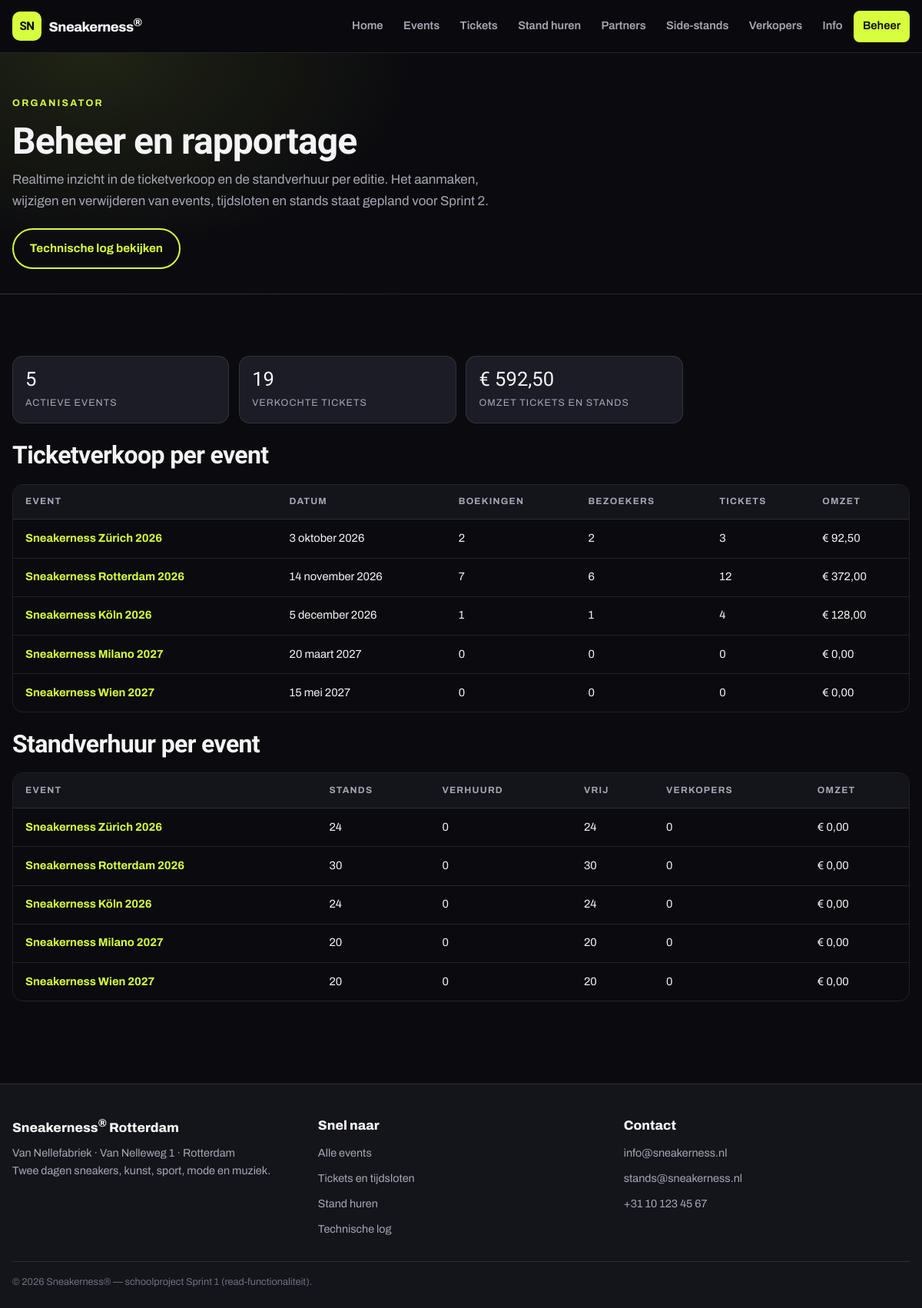
The page /beheer on the database its author committed.
### tables this page shows
CREATE TABLE evenement (
    id                           INT UNSIGNED NOT NULL AUTO_INCREMENT,
    naam                         VARCHAR(150) NOT NULL,
    datum                        DATE         NOT NULL COMMENT 'Startdatum van de editie',
    locatie                      VARCHAR(150) NOT NULL,
    aantal_tickets_per_tijdslot  INT UNSIGNED NOT NULL DEFAULT 0,
    beschikbare_stands           INT UNSIGNED NOT NULL DEFAULT 0,
    is_actief                    TINYINT(1)   NOT NULL DEFAULT 1,
    opmerking                    VARCHAR(255)     NULL,
    datum_aangemaakt             DATETIME     NOT NULL DEFAULT CURRENT_TIMESTAMP,
    datum_gewijzigd              DATETIME     NOT NULL DEFAULT CURRENT_TIMESTAMP ON UPDATE CURRENT_TIMESTAMP,
    PRIMARY KEY (id),
    KEY ix_evenement_datum (datum)
);

### app/Core/View.php (called while the page is built, shortened)
<?php
final class View
{
    public static function render(string $view, array $gegevens = [], string $layout = 'main'): string
    {
        $inhoud = self::rendeBestand(self::VIEW_MAP . $view . '.php', $gegevens);
        return self::rendeBestand(
            self::VIEW_MAP . 'layouts/' . $layout . '.php',
            array_merge($gegevens, ['inhoud' => $inhoud])
        );
    }
    private static function rendeBestand(string $bestandspad, array $gegevens): string
    {
        extract($gegevens, EXTR_SKIP);
        require $bestandspad;
        return (string) ob_get_clean();
    }
}

### app/Controllers/BeheerController.php (called while the page is built, shortened)
<?php
final class BeheerController extends Controller
{
    public function index(Request $request): void
    {
        $gegevens = [
            'titel'          => 'Beheer',
            'pad'            => '/beheer',
            'ticketverkoop'  => [],
            'standverhuur'   => [],
            'melding'        => null,
            'foutmelding'    => null,
        ];
        try {
            $rapportModel = new RapportModel();
            $gegevens['ticketverkoop'] = $rapportModel->haalTicketverkoop();
            $gegevens['standverhuur'] = $rapportModel->haalStandverhuur();
        } catch (DatabaseException $fout) {
            Logger::exception($fout, 'Beheerrapport kon niet worden geladen');
            $gegevens['foutmelding'] = $fout->getMessage();
        }
        $this->toon('beheer/index', $gegevens, $gegevens['foutmelding'] === null ? 200 : 503);
    }
}

### public/index.php (called while the page is built, shortened)
<?php
require __DIR__ . '/../app/bootstrap.php';
$request = Request::vanuitGlobals();
$router = new Router();
$router->get('/', HomeController::class, 'index');
$router->get('/events', EvenementController::class, 'index');
$router->get('/events/{id}', EvenementController::class, 'detail');
$router->get('/tickets', TicketController::class, 'index');
$router->get('/stands', StandController::class, 'index');
$router->get('/partners', PartnerController::class, 'index');
$router->get('/side-stands', PartnerController::class, 'sideStands');
$router->get('/verkopers', VerkoperController::class, 'index');
$router->get('/verkopers/{id}/contact', PartnerController::class, 'contactpersonen');
$router->get('/info', HomeController::class, 'info');
$router->get('/beheer', BeheerController::class, 'index');
$router->get('/beheer/log', BeheerController::class, 'log');
try {
    $router->verwerk($request);
} catch (Throwable $fout) {
    Logger::exception($fout, 'Onafgehandelde fout tijdens verwerken verzoek');
    (new FoutController())->serverFout($request, $fout);
}

### app/Core/Request.php (called while the page is built, shortened)
<?php
final class Request
{
    public static function basisPad(): string
    {
        $script = str_replace('\\', '/', (string) ($_SERVER['SCRIPT_NAME'] ?? ''));
        $map = rtrim(str_replace('\\', '/', dirname($script)), '/');
        return $map === '/' ? '' : $map;
    }
}

### app/helpers.php (called while the page is built, shortened)
<?php
if (!function_exists('e')) {
    function e(mixed $waarde): string
    {
        return htmlspecialchars((string) $waarde, ENT_QUOTES | ENT_SUBSTITUTE, 'UTF-8');
    }
}
if (!function_exists('url')) {
    function url(string $pad = '/'): string
    {
        $basis = Request::basisPad();
        $pad = '/' . ltrim($pad, '/');
        return $basis . ($pad === '/' ? '/' : rtrim($pad, '/'));
    }
}
if (!function_exists('euro')) {
    function euro(mixed $bedrag): string
    {
        return '€ ' . number_format((float) $bedrag, 2, ',', '.');
    }
}
if (!function_exists('datumNl')) {
    function datumNl(?string $datum, bool $metJaar = true): string
    {
        $tijdstempel = strtotime($datum);
        $maanden = [
            1 => 'januari', 'februari', 'maart', 'april', 'mei', 'juni',
            'juli', 'augustus', 'september', 'oktober', 'november', 'december',
        ];
        $opmaak = (int) date('j', $tijdstempel) . ' ' . $maanden[(int) date('n', $tijdstempel)];
        return $metJaar ? $opmaak . ' ' . date('Y', $tijdstempel) : $opmaak;
    }
}

### app/Core/Model.php (called while the page is built, shortened)
<?php
abstract class Model
{
    protected PDO $verbinding;
    public function __construct()
    {
        $this->verbinding = Database::verbinding();
    }
    protected function roepProcedureAan(string $procedure, array $parameters = []): array
    {
        $plaatshouders = $parameters === [] ? '' : implode(', ', array_fill(0, count($parameters), '?'));
        $sql = sprintf('CALL %s(%s)', $procedure, $plaatshouders);
        try {
            $statement = $this->verbinding->prepare($sql);
            $statement->execute(array_values($parameters));
            $rijen = $statement->fetchAll();
            return $rijen;
        } catch (PDOException $fout) {
            Logger::error('Stored procedure mislukt', [
                'procedure'  => $procedure,
                'parameters' => $parameters,
                'sqlstate'   => $fout->getCode(),
                'melding'    => $fout->getMessage(),
            ]);
            throw new DatabaseException(
                DatabaseException::GEBRUIKERSMELDING,
                0,
                $fout
            );
        }
    }
}

### app/bootstrap.php (called while the page is built, shortened)
<?php
spl_autoload_register(static function (string $klasse): void {
    $prefix = 'App\\';
    $relatiefPad = str_replace('\\', DIRECTORY_SEPARATOR, substr($klasse, strlen($prefix)));
    $bestand = BASIS_MAP . DIRECTORY_SEPARATOR . 'app' . DIRECTORY_SEPARATOR . $relatiefPad . '.php';
});
require_once BASIS_MAP . '/app/helpers.php';

### app/Core/Config.php (called while the page is built, shortened)
<?php
final class Config
{
    private static array $instellingen = [];
    public static function laad(string $bestandspad): void
    {
        $instellingen = require $bestandspad;
        self::$instellingen = $instellingen;
    }
    public static function get(string $sleutel, mixed $standaard = null): mixed
    {
        $waarde = self::$instellingen;
        foreach (explode('.', $sleutel) as $deel) {
            $waarde = $waarde[$deel];
        }
        return $waarde;
    }
}

### app/Core/Database.php (called while the page is built, shortened)
<?php
final class Database
{
    private static ?PDO $verbinding = null;
    public static function verbinding(): PDO
    {
        $host       = (string) Config::get('database.host', '127.0.0.1');
        $poort      = (int) Config::get('database.port', 3306);
        $naam       = (string) Config::get('database.naam', 'sneakerness');
        $gebruiker  = (string) Config::get('database.gebruiker', 'root');
        $wachtwoord = (string) Config::get('database.wachtwoord', '');
        $charset    = (string) Config::get('database.charset', 'utf8mb4');
        $dsn = sprintf('mysql:host=%s;port=%d;dbname=%s;charset=%s', $host, $poort, $naam, $charset);
        try {
            self::$verbinding = new PDO($dsn, $gebruiker, $wachtwoord, [
                PDO::ATTR_ERRMODE            => PDO::ERRMODE_EXCEPTION,
                PDO::ATTR_DEFAULT_FETCH_MODE => PDO::FETCH_ASSOC,
                PDO::ATTR_EMULATE_PREPARES   => false,
                PDO::ATTR_STRINGIFY_FETCHES  => false,
            ]);
            return self::$verbinding;
        } catch (PDOException $fout) {
            Logger::error('Databaseverbinding mislukt', [
                'dsn'      => $dsn,
                'sqlstate' => $fout->getCode(),
                'melding'  => $fout->getMessage(),
            ]);
            throw new DatabaseException(
                DatabaseException::GEBRUIKERSMELDING,
                0,
                $fout
            );
        }
    }
}

### app/Models/RapportModel.php (called while the page is built, shortened)
<?php
final class RapportModel extends Model
{
    public function haalTicketverkoop(): array
    {
        return $this->roepProcedureAan('sp_rapport_ticketverkoop');
    }
    public function haalStandverhuur(): array
    {
        return $this->roepProcedureAan('sp_rapport_standverhuur');
    }
}

### app/Core/Logger.php (called while the page is built, shortened)
<?php
final class Logger
{
    private static string $logmap = '';
    public static function init(string $logmap, string $minimumNiveau = self::NIVEAU_DEBUG): void
    {
        self::$logmap = rtrim($logmap, '/\\');
    }
    private static function schrijf(string $niveau, string $bericht, array $context): void
    {
        $regel = sprintf(
            '[%s] %-7s %s | ip=%s | %s%s',
            date('Y-m-d H:i:s'),
            strtoupper($niveau),
            $bericht,
            $_SERVER['REMOTE_ADDR'] ?? 'cli',
            $context === [] ? '-' : json_encode($context, JSON_UNESCAPED_UNICODE | JSON_UNESCAPED_SLASHES),
            PHP_EOL
        );
    }
    private static function bestandsnaam(): string
    {
        return self::$logmap . DIRECTORY_SEPARATOR . 'app-' . date('Y-m-d') . '.log';
    }
}

### app/Views/beheer/index.php (the view, shortened to what this page needs)
<?php
$totaalTickets = array_sum(array_column($ticketverkoop, 'verkochte_tickets'));
$totaalOmzet = array_sum(array_column($ticketverkoop, 'omzet'))
    + array_sum(array_column($standverhuur, 'omzet'));
?>
<section class="pagina-kop">
    <div class="container">
        <p class="pagina-kop__label">Organisator</p>
        <h1 class="pagina-kop__titel">Beheer en rapportage</h1>
        <p class="pagina-kop__tekst">
            Realtime inzicht in de ticketverkoop en de standverhuur per editie. Het aanmaken,
            wijzigen en verwijderen van events, tijdsloten en stands staat gepland voor Sprint 2.
        </p>
        <div class="pagina-kop__acties">
            <a class="knop knop--leeg" href="<?= e(url('/beheer/log')) ?>">Technische log bekijken</a>
        </div>
    </div>
</section>
<section class="sectie">
    <div class="container">
        <?php if ($foutmelding !== null) : ?>
            <?= partial('melding', [
                'soort' => 'fout',
                'kop'   => 'Het rapport kon niet worden opgehaald',
                'tekst' => $foutmelding,
                'actieUrl'   => url('/beheer'),
                'actieLabel' => 'Opnieuw proberen',
            ]) ?>
        <?php else : ?>
            <div class="kerncijfers kerncijfers--donker">
                <div class="kerncijfer">
                    <span class="kerncijfer__waarde"><?= e(count($ticketverkoop)) ?></span>
                    <span class="kerncijfer__label">actieve events</span>
                </div>
                <div class="kerncijfer">
                    <span class="kerncijfer__waarde"><?= e($totaalTickets) ?></span>
                    <span class="kerncijfer__label">verkochte tickets</span>
                </div>
                <div class="kerncijfer">
                    <span class="kerncijfer__waarde"><?= e(euro($totaalOmzet)) ?></span>
                    <span class="kerncijfer__label">omzet tickets en stands</span>
                </div>
            </div>
            <h2 class="sectie__titel">Ticketverkoop per event</h2>
            <div class="tabel-omhulsel">
                <table class="tabel">
                    <thead>
                        <tr>
                            <th scope="col">Event</th>
                            <th scope="col">Datum</th>
                            <th scope="col">Boekingen</th>
                            <th scope="col">Bezoekers</th>
                            <th scope="col">Tickets</th>
                            <th scope="col">Omzet</th>
                        </tr>
                    </thead>
                    <tbody>
                        <?php foreach ($ticketverkoop as $regel) : ?>
                            <tr>
                                <th scope="row" data-label="Event">
                                    <a href="<?= e(url('/events/' . $regel['id'])) ?>"><?= e($regel['naam']) ?></a>
                                </th>
                                <td data-label="Datum"><?= e(datumNl((string) $regel['datum'])) ?></td>
                                <td data-label="Boekingen"><?= e($regel['aantal_boekingen']) ?></td>
                                <td data-label="Bezoekers"><?= e($regel['aantal_bezoekers']) ?></td>
                                <td data-label="Tickets"><?= e($regel['verkochte_tickets']) ?></td>
                                <td data-label="Omzet"><?= e(euro($regel['omzet'])) ?></td>
                            </tr>
                        <?php endforeach; ?>
                    </tbody>
                </table>
            </div>
            <h2 class="sectie__titel">Standverhuur per event</h2>
            <div class="tabel-omhulsel">
                <table class="tabel">
                    <thead>
                        <tr>
                            <th scope="col">Event</th>
                            <th scope="col">Stands</th>
                            <th scope="col">Verhuurd</th>
                            <th scope="col">Vrij</th>
                            <th scope="col">Verkopers</th>
                            <th scope="col">Omzet</th>
                        </tr>
                    </thead>
                    <tbody>
                        <?php foreach ($standverhuur as $regel) : ?>
                            <tr>
                                <th scope="row" data-label="Event">
                                    <a href="<?= e(url('/events/' . $regel['id'])) ?>"><?= e($regel['naam']) ?></a>
                                </th>
                                <td data-label="Stands"><?= e($regel['aantal_stands']) ?></td>
                                <td data-label="Verhuurd"><?= e($regel['verhuurde_stands']) ?></td>
                                <td data-label="Vrij"><?= e($regel['vrije_stands']) ?></td>
                                <td data-label="Verkopers"><?= e($regel['aantal_verkopers']) ?></td>
                                <td data-label="Omzet"><?= e(euro($regel['omzet'])) ?></td>
                            </tr>
                        <?php endforeach; ?>
                    </tbody>
                </table>
            </div>
        <?php endif; ?>
    </div>
</section>

### app/Core/Router.php (shortened to what this page needs)
<?php
final class Router
{
    private array $routes = [];
    private function registreer(string $methode, string $patroon, string $controller, string $actie): void
    {
        $this->routes[] = [
            'methode'    => $methode,
            'patroon'    => $patroon,
            'controller' => $controller,
            'actie'      => $actie,
        ];
    }
    public function verwerk(Request $request): void
    {
        foreach ($this->routes as $route) {
            $parameters = $this->vergelijk($route['patroon'], $request->pad());
            if ($parameters === null) {
                continue;
            }
            $controller = new $route['controller']();
            $controller->{$route['actie']}($request, ...array_values($parameters));
            return;
        }
    }
    private function vergelijk(string $patroon, string $pad): ?array
    {
        $regex = '#^' . preg_replace('#\{([a-zA-Z_]+)\}#', '(?P<$1>[^/]+)', $patroon) . '$#';
        if (preg_match($regex, $pad, $treffers) !== 1) {
            return null;
        }
        return array_filter($treffers, static fn (string|int $sleutel): bool => is_string($sleutel), ARRAY_FILTER_USE_KEY);
    }
}

### rows shown on the page
evenement: naam "Sneakerness Zürich 2026", datum "3 oktober 2026", aantal_boekingen "2", aantal_bezoekers "2", verkochte_tickets "3", omzet "€ 92,50", aantal_stands "24", verhuurde_stands "0", vrije_stands "24", aantal_verkopers "0", omzet "€ 0,00"
evenement: naam "Sneakerness Rotterdam 2026", datum "14 november 2026", aantal_boekingen "7", aantal_bezoekers "6", verkochte_tickets "12", omzet "€ 372,00", aantal_stands "30", verhuurde_stands "0", vrije_stands "30", aantal_verkopers "0", omzet "€ 0,00"
evenement: naam "Sneakerness Köln 2026", datum "5 december 2026", aantal_boekingen "1", aantal_bezoekers "1", verkochte_tickets "4", omzet "€ 128,00", aantal_stands "24", verhuurde_stands "0", vrije_stands "24", aantal_verkopers "0", omzet "€ 0,00"
evenement: naam "Sneakerness Milano 2027", datum "20 maart 2027", aantal_boekingen "0", aantal_bezoekers "0", verkochte_tickets "0", omzet "€ 0,00", aantal_stands "20", verhuurde_stands "0", vrije_stands "20", aantal_verkopers "0"
evenement: naam "Sneakerness Wien 2027", datum "15 mei 2027", aantal_boekingen "0", aantal_bezoekers "0", verkochte_tickets "0", omzet "€ 0,00", aantal_stands "20", verhuurde_stands "0", vrije_stands "20", aantal_verkopers "0"

### other values the page prints
$label "Home"
$label "Events"
$label "Tickets"
$label "Stand huren"
$label "Partners"
$label "Side-stands"
$label "Verkopers"
$label "Info"
$label "Beheer"
